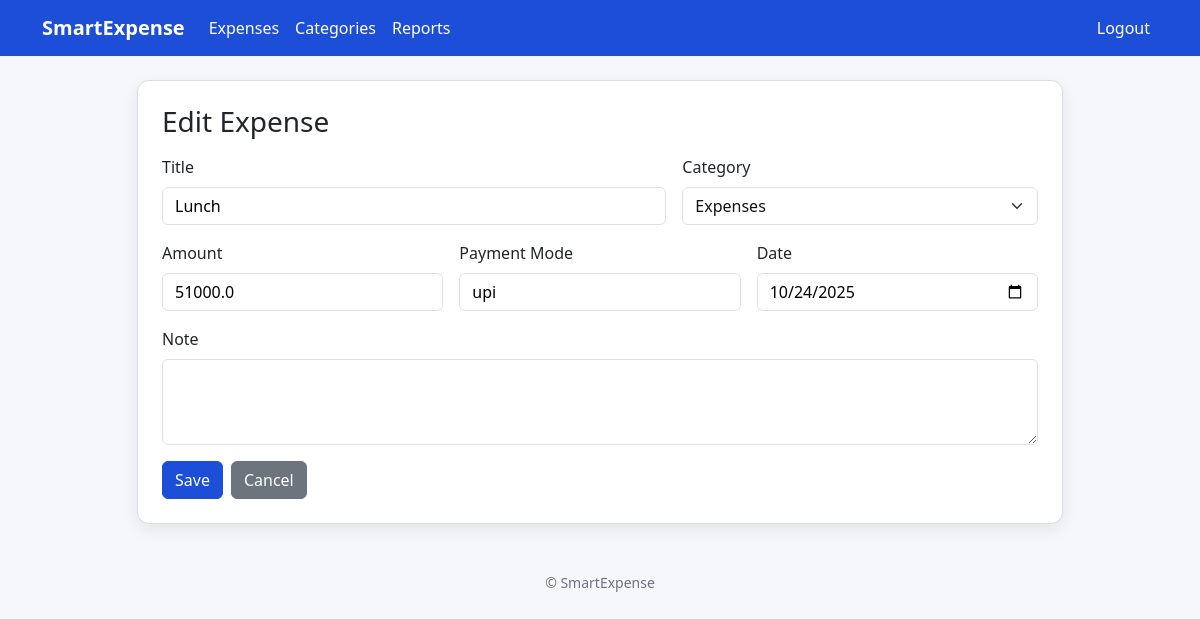
The app's page /expenses/12/edit (signed in) with its own data.
### smartexpense/models/expense.py (models this page shows)
class Expense(db.Model):
    __tablename__ = "expenses"
    id = db.Column(db.Integer, primary_key=True)
    user_id = db.Column(db.Integer, db.ForeignKey("users.id"), nullable=False)
    title = db.Column(db.String(200), nullable=False)
    category_id = db.Column(db.Integer, db.ForeignKey("categories.id"), nullable=False)
    amount = db.Column(db.Float, nullable=False)
    payment_mode = db.Column(db.String(50))  # Cash/Card/UPI
    spent_on = db.Column(db.Date, default=date.today, nullable=False)
    note = db.Column(db.Text)

### smartexpense/models/category.py (models this page shows)
class Category(db.Model):
    __tablename__ = "categories"
    id = db.Column(db.Integer, primary_key=True)
    user_id = db.Column(db.Integer, db.ForeignKey("users.id"), nullable=False)
    name = db.Column(db.String(100), nullable=False)
    type = db.Column(db.String(50), default="expense")  # expense/income if needed later
    expenses = db.relationship("Expense", backref="category", lazy=True)
    __table_args__ = (
        db.UniqueConstraint("user_id", "name", name="uq_user_category_name"),
    )

### smartexpense/blueprints/expenses/routes.py (the view, shortened to what this page needs)
@expenses_bp.route("/<int:expense_id>/edit", methods=["GET", "POST"])
@login_required
def edit_expense(expense_id):
    exp = Expense.query.filter_by(id=expense_id, user_id=current_user.id).first_or_404()
    categories = Category.query.filter_by(user_id=current_user.id, type="expense").order_by(Category.name).all()
    return render_template("expenses/form.html", expense=exp, categories=categories)

### smartexpense/models/user.py (called while the page is built)
@login_manager.user_loader
def load_user(user_id):
    return db.session.get(User, int(user_id))

### smartexpense/templates/expenses/form.html (shortened to what this page needs)
{% extends 'base.html' %}
{% block content %}
<div class="row justify-content-center">
  <div class="col-lg-10">
    <div class="card">
      <div class="card-body p-4">
        <h3 class="mb-3">{% if expense %}Edit Expense{% else %}Add Expenses (up to 3){% endif %}</h3>
        <form method="post">
          {% if expense %}
            <div class="row g-3">
              <div class="col-md-7"><label class="form-label">Title</label><input name="title" class="form-control" value="{{expense.title}}" required></div>
              <div class="col-md-5"><label class="form-label">Category</label>
                <select name="category_id" class="form-select" required>
                  {% for c in categories %}
                  <option value="{{c.id}}" {% if expense.category_id==c.id %}selected{% endif %}>{{c.name}}</option>
                  {% endfor %}
                </select>
              </div>
              <div class="col-md-4"><label class="form-label">Amount</label><input name="amount" type="number" step="0.01" class="form-control" value="{{expense.amount}}" required></div>
              <div class="col-md-4"><label class="form-label">Payment Mode</label><input name="payment_mode" class="form-control" value="{{expense.payment_mode}}" placeholder="Cash / Card / UPI"></div>
              <div class="col-md-4"><label class="form-label">Date</label><input name="spent_on" type="date" class="form-control" value="{{expense.spent_on}}"></div>
              <div class="col-12"><label class="form-label">Note</label><textarea name="note" class="form-control" rows="3">{{expense.note}}</textarea></div>
            </div>
          {% endif %}
          <div class="d-flex gap-2 mt-3">
            <button class="btn btn-primary">Save</button>
            <a class="btn btn-secondary" href="/expenses/">Cancel</a>
          </div>
        </form>
      </div>
    </div>
  </div>
</div>
{% endblock %}

### smartexpense/static/css/style.css (style rules this page uses)
:root { --brand-primary: #1d4ed8; --brand-primary-hover: #173faa; --brand-accent: #22b07d; }
body { background-color: #f6f7fb; color: #111111; }
.card { border: 1px solid #d9dce3; border-radius: 12px; box-shadow: 0 6px 16px rgba(16, 24, 40, 0.08); background-color: #ffffff; }
.btn-primary { background-color: var(--brand-primary); border-color: var(--brand-primary); color: #ffffff; }
.form-control, .form-select, textarea, input, select, textarea::placeholder, input::placeholder { color: #111111 !important; }
textarea, input { caret-color: #111111 !important; }
input[type="email"], input[type="password"], input, textarea { color: #000 !important; -webkit-text-fill-color: #000 !important; caret-color: #000 !important; }

### records on screen
Expense: title "Lunch", category_id "Expenses", amount "51000.0", payment_mode "upi", spent_on "10/24/2025"
